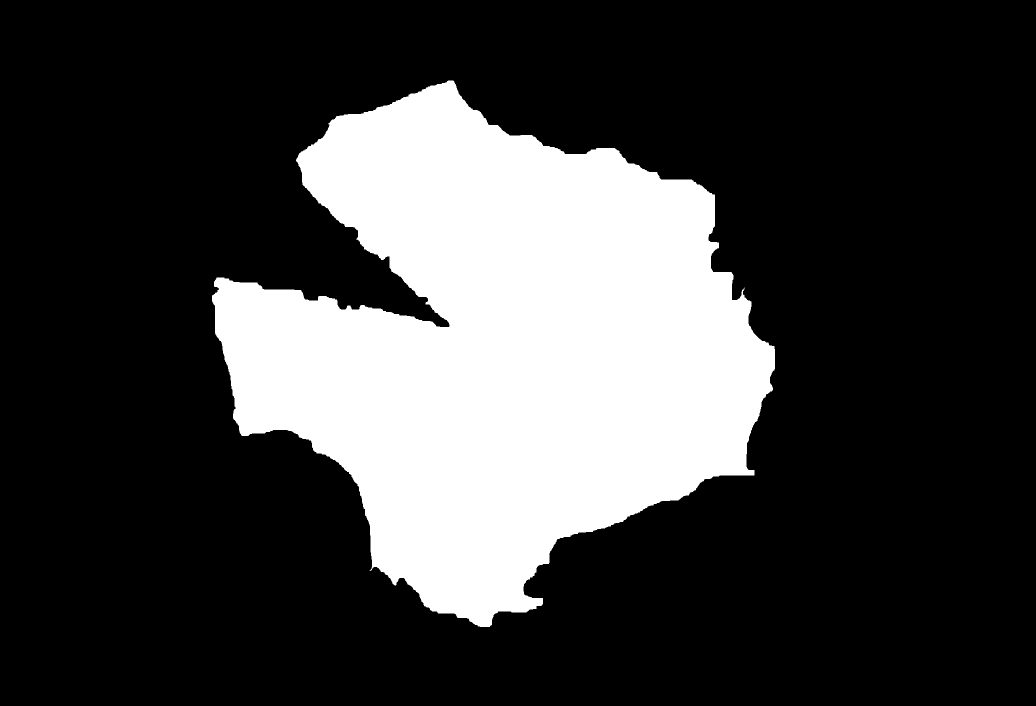
#> input picture masks/Domestic observatories/Mask_TNO.png, 2072 x 1411 px (shown at 1/2 size)
$ python Adjust_params.py   (older library calls are emulated)
#> lines starting #> are read from the running program, lines starting #| are printed output that depends on the picture; after the words box and inside, x2 and y2 are one past the last pixel; in counts of white or black regions, pixels touching at a corner belong together
### src/preprocessing.py
from code import interact
from re import S
import statistics
import numpy as np
import cv2
import os
from IPython.display import Image
from matplotlib import pyplot as plt
import shutil
from skimage.feature import graycomatrix,graycoprops
import pandas as pd
from .TotalCalculation import *
from sklearn.decomposition import PCA
from sklearn.preprocessing import StandardScaler
import pickle

class preprocessData:
    def __init__(self):
        pass
    # [49 lines left out: functions ScaledPCA, cropSun, calculate_skewness, not called in this run]
    def crop_center(self,img, crop_size:int):
        h, w = img.shape[:2]
        start_x = (w - crop_size) // 2
        start_y = (h - crop_size) // 2
        end_x = start_x + crop_size
        end_y = start_y + crop_size
        cropped_img = img[start_y:end_y, start_x:end_x]
        return cropped_img
    # [102 lines left out: functions load_images_and_preprocess, load_single_image, Edging, getDataframe, not called in this run]
    def computeGlcmsingle(self,image,distance,angle):
        glcm = graycomatrix(image,distance,angle)
        return glcm
    # [17 lines left out: function computeGlcm, not called in this run]
    def showCloudRatio(self,images,mask,number):
        image = images
        return cv2.countNonZero(image[number])/cv2.countNonZero(mask)

class image:
    # [20 lines left out: functions getFilename, filename_to_ticks, extract_filename, not called in this run]

class thresholding:
    def __init__(self):
        pass
    # [110 lines left out: functions RBratiosingle, RBratio, not called in this run]

### Adjust_params.py
import json
import cv2
import numpy as np
from src.preprocessing import preprocessData

def RBratiosingle(factor, crop, crop_night):
    # Get the current positions of the trackbars
    factor = cv2.getTrackbarPos('Factor', 'Interactive Window')
    factor_night = cv2.getTrackbarPos('Factor_night', 'Interactive Window')

    # Split the image into its channels
    R, G, B = cv2.split(crop)
    R_n, G_n, B_n = cv2.split(crop_night)

    # Calculate the ratio R/B for day and night images
    ratio = np.log1p(R / (B + 1e-5)) * (factor / 100)
    ratio = cv2.convertScaleAbs(ratio)
    _, final_mask = cv2.threshold(ratio, 0, 255, cv2.THRESH_BINARY + cv2.THRESH_OTSU)

    ratio_night = np.log1p(R_n / (B_n + 1e-5)) * (factor_night / 100)
    ratio_night = cv2.convertScaleAbs(ratio_night)
    _, final_mask_night = cv2.threshold(ratio_night, 0, 255, cv2.THRESH_BINARY + cv2.THRESH_OTSU)
    _,mask_count = cv2.threshold(mask,0,255,cv2.THRESH_BINARY)
    # Create masked images
    masked = cv2.bitwise_and(crop, crop, mask=final_mask)
    masked = cv2.cvtColor(masked, cv2.COLOR_BGR2RGB)

    masked_night = cv2.bitwise_and(crop_night, crop_night, mask=final_mask_night)
    masked_night = cv2.cvtColor(masked_night, cv2.COLOR_BGR2RGB)

    # Display cloud percentage for day and night images
    '''
    cloud_percentage_day = cv2.countNonZero(final_mask) / (mask_count) * 100
    cloud_percentage_night = cv2.countNonZero(final_mask_night) / (mask_count) * 100

    cv2.putText(masked, f"Cloud Percentage: {cloud_percentage_day:.2f}%", (60, 40),
                cv2.FONT_HERSHEY_SIMPLEX, 1, (255, 255, 255), 2)
    cv2.putText(masked_night, f"Cloud Percentage: {cloud_percentage_night:.2f}%", (60, 40),
                cv2.FONT_HERSHEY_SIMPLEX, 1, (255, 255, 255), 2)
    '''
    # Stack and display both images
    stack = np.hstack((masked, masked_night))
    cv2.imshow('Interactive Window', stack)

    return [factor / 100, factor_night / 100]

# Get the image path from the user
img_path = input("Enter image path for thresholding (day): ")
#> the answer given: masks/Domestic observatories/Mask_TNO.png
img_path_night = input("Enter image path for thresholding (night): ")
#> the answer given: masks/Domestic observatories/Mask_TNO.png

mask_path = r'C:\Users\ASUS\Documents\NARIT_internship_2024\NARIT_internship_2024\masks\Domestic observatories\Mask_TNO.png'
input_img = cv2.imread(img_path)
#> input_img is the input picture: shape (1411, 2072, 3); 24.7% white; 1 white region, box (x1, y1, x2, y2) and area: (424, 161, 1550, 1254) 721037
input_img_night = cv2.imread(img_path_night)

# Convert the images from BGR to RGB and apply the mask
input_img = cv2.cvtColor(input_img, cv2.COLOR_BGR2RGB)
input_img_night = cv2.cvtColor(input_img_night, cv2.COLOR_BGR2RGB)

crop = preprocessData().crop_center(input_img, crop_size=700)
#> in crop_center, `cropped_img = img[start_y:end_y, start_x:end_x]`:
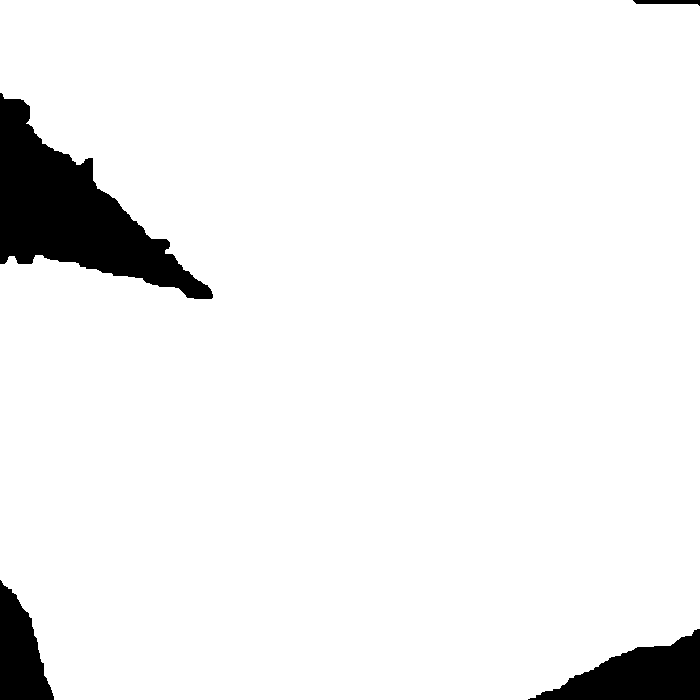
#> cropped_img: shape (700, 700, 3); 94.2% white; 4 black regions, box (x1, y1, x2, y2) and area: (0, 93, 213, 299) 17533, (528, 629, 700, 700) 6514, (0, 580, 54, 700) 4055, (633, 0, 700, 6) 265
crop_night = preprocessData().crop_center(input_img_night, crop_size=700)

mask = cv2.imread(mask_path, cv2.IMREAD_GRAYSCALE)
mask = preprocessData().crop_center(mask,crop_size=700)
crop = cv2.bitwise_and(crop, crop, mask=mask)
crop_night = cv2.bitwise_and(crop_night, crop_night, mask=mask)

# Check if the images were loaded successfully
if crop is None or crop_night is None:
    print("Error: Could not load images. Please check the paths.")
    exit()

# Create a window and trackbars
cv2.namedWindow('Interactive Window')
cv2.createTrackbar('Factor', 'Interactive Window', 1, 300, lambda x: None)
cv2.createTrackbar('Factor_night', 'Interactive Window', 1, 300, lambda x: None)

# Main loop to display and update the images
while True:
    factor_values = RBratiosingle(1, crop, crop_night)
#> in RBratiosingle, `ratio = cv2.convertScaleAbs(ratio)`: ratio: shape (700, 700); every value is 0
#> in RBratiosingle, `masked = cv2.bitwise_and(crop, crop, mask=final_mask)`: masked: shape (700, 700, 3); every value is 0
#> in RBratiosingle, `stack = np.hstack((masked, masked_night))`: stack: shape (700, 1400, 3); every value is 0
#> factor_values = [0.01, 0.01]

    if cv2.waitKey(1) & 0xFF == 27:  # Exit on 'ESC' key press
#> (key Esc is pressed here)
        factor_values = RBratiosingle(1, crop, crop_night)
        factor_file = {
            "Factor": factor_values[0],
            "Factor_night": factor_values[1]
        }
#> factor_file = {'Factor': 0.01, 'Factor_night': 0.01}
        with open('RBratio.json', 'w') as f:
            json.dump(factor_file, f)
        break

# Clean up and destroy all windows
cv2.destroyAllWindows()
